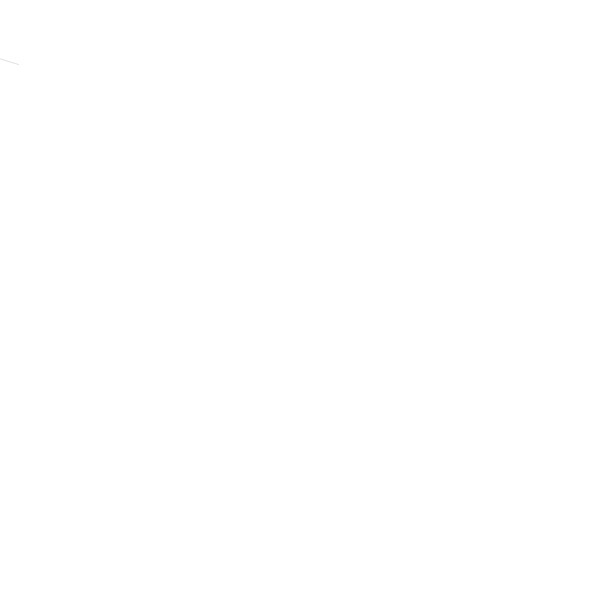
Frame 1 (no input)
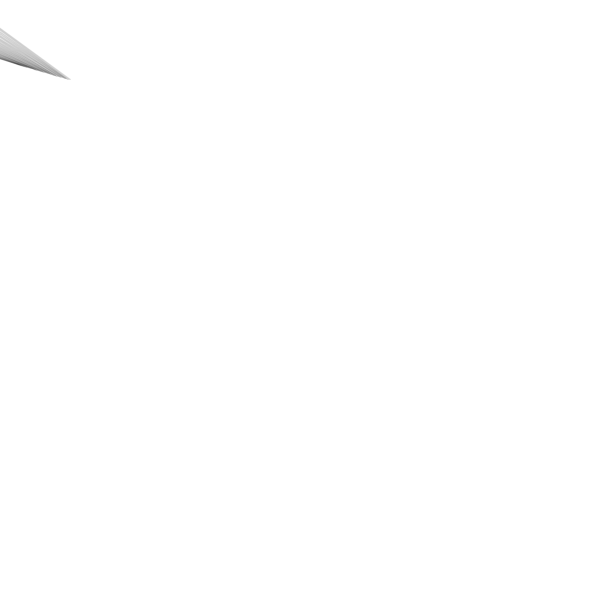
Frame 60 (the mouse pressed at the canvas centre just before this capture)
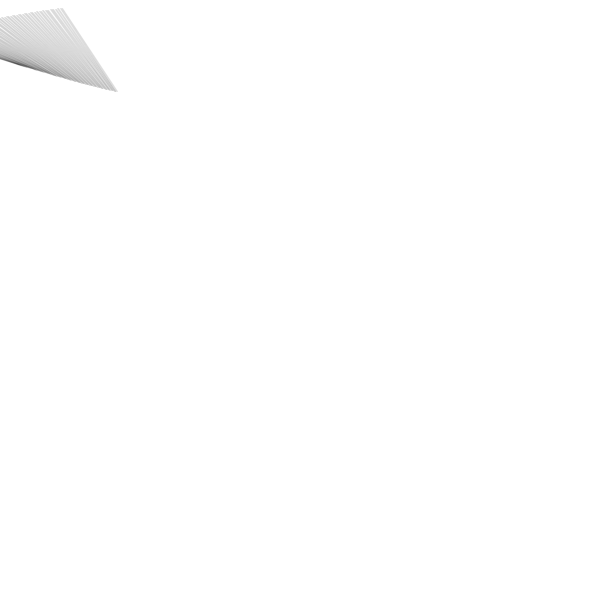
Frame 120 (the mouse held since frame 60 and released just before this capture)

The Processing sketch that drew these frames (run headless with seeded random() and noise(); from frame 60 on, the mouse is pressed at the canvas centre):

// Processing sketch: week7_midtermB
// ── week7_midtermB.pde
//your rectangle should rotate and move across the screen from left to right
//currently it only rotates in place 
//change the sketch so that it draws from left to right, then down; 
//change either the translate function or the conditional to do this.




float x = -30; 
float y = 50;
float spin, pos;

void setup() {
  size(600, 600);
  background(255);
  rectMode(CENTER);
}

void draw() {
  pos += 1; //added speed
  pushMatrix();
  translate(pos+x, y);  //changed from frameCount to variable
  rotate(radians(frameCount + y)/3);
  stroke(0, 30);
  line(-50, 0, 50, 0);
  if(pos > width+90){ // able to reset variableunlike frameCount
     pos = 0;
     y += 50;
  } 
  if(y > 600){
    pos = 0;
     y = 0;
  }
  popMatrix();

}
